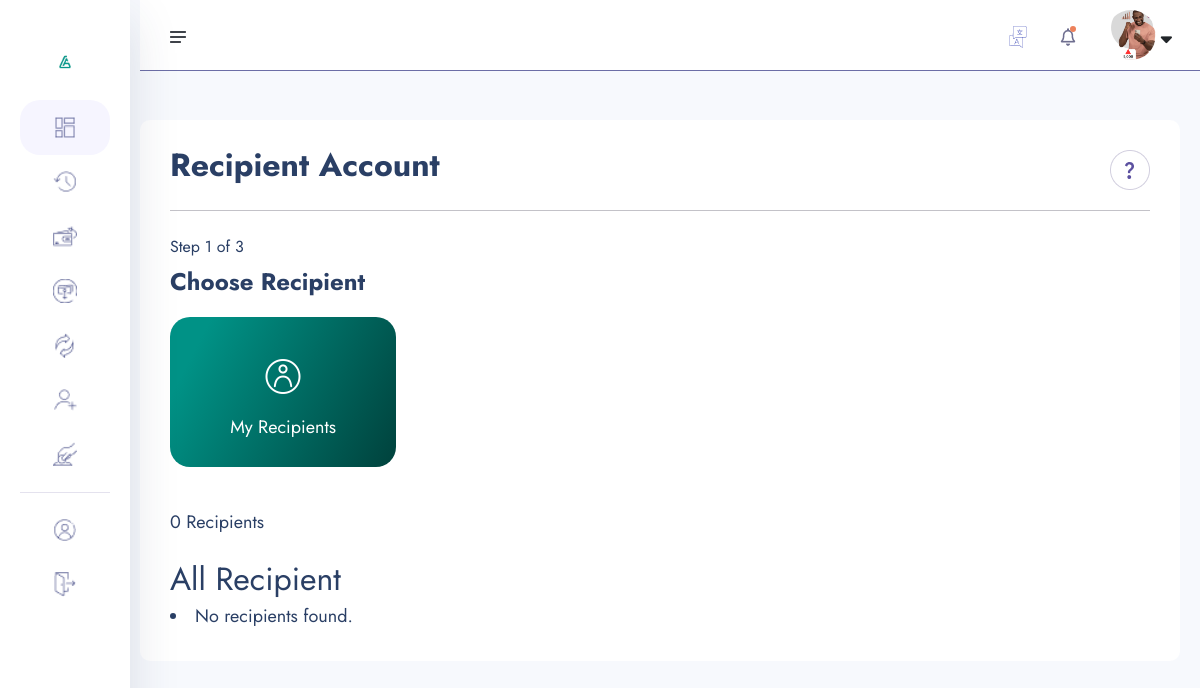
The app's page /recipient/ (signed in), older data.
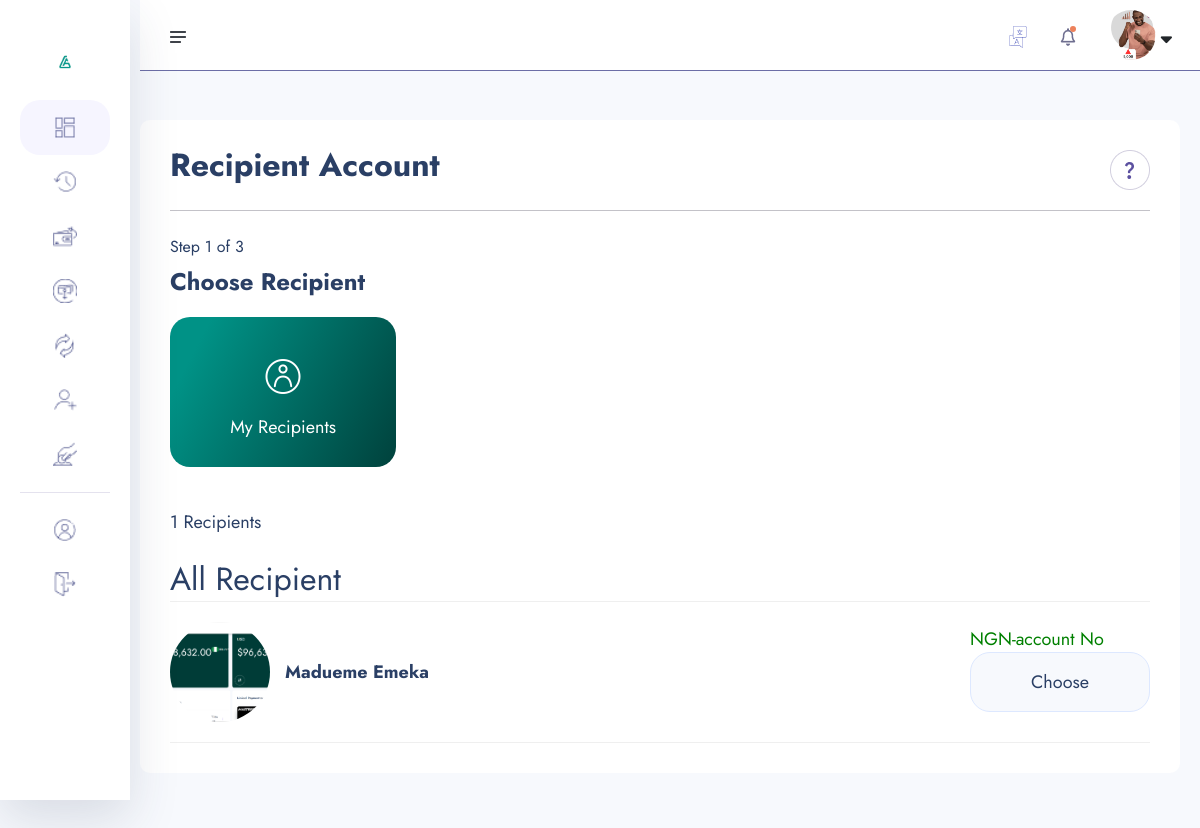
The same page, newer data.
### core/models.py (models this page shows, shortened)
class Recipient(models.Model):
    user = models.ForeignKey(User, on_delete=models.SET_NULL, null=True)
    kyc = models.ForeignKey('account.KYC', on_delete=models.CASCADE, null=True, blank=True)  # Add this line
    full_name = models.CharField(max_length=100, default=0)
    rit = ShortUUIDField(length=10, max_length=25)
    r_number = ShortUUIDField(default=0, length=10, max_length=25)
    date = models.DateTimeField(auto_now_add=True)
    account_type = models.CharField(max_length=10, choices=[('USD', 'Dollar'), ('NGN', 'Naira')], default='NGN')
    class Meta:
        unique_together = ('kyc', 'account_type')

### account/models.py (models this page shows, shortened)
class KYC(models.Model):
    id = models.UUIDField(primary_key=True, unique=True, default=uuid.uuid4, editable=False)
    user = models.OneToOneField(User, on_delete=models.CASCADE)
    account = models.OneToOneField(Account, on_delete=models.CASCADE, null=True, blank=True)
    full_name = models.CharField(max_length=1000)
    image = models.ImageField(upload_to="kyc", default="default.jpg")
    marital_status = models.CharField(choices=MARITAL_STATUS, max_length=10)
    gender = models.CharField(choices=GENDER, max_length=10)
    identity_type = models.CharField(choices=IDENTITY_TYPE, max_length=140)
    identity_image = models.ImageField(upload_to="kyc", null=True, blank=True)
    date_of_birth = models.DateTimeField(auto_now_add=False)
    country = models.CharField(max_length=100)
    state = models.CharField(max_length=100)
    city = models.CharField(max_length=100)
    mobile = models.CharField(max_length=1000)
    bvn = models.CharField(max_length=10)
    date = models.DateTimeField(auto_now_add=True)
    class Meta:
        ordering = ['-date']

### core/transfer.py (the view)
# urls.py: path("recipient/", transfer.recipient, name="recipient" ),
def recipient(request):
    if not request.user.is_authenticated:
        return redirect('login')  # Redirect to login page if user is not authenticated
    recipients = Recipient.objects.filter(user=request.user).select_related('user__kyc')
    context = {
        "recipient": recipients
    }
    return render(request, "transfer/recipient.html", context)

### core/context_processor.py (called while the page is built)
def default(request):
    if not request.user.is_authenticated:
        return {}
    try:
        kyc = KYC.objects.get(user=request.user)
    except KYC.DoesNotExist:
        kyc = None
    try:
        account = Account.objects.get(user=request.user)
    except Account.DoesNotExist:
        account = None
    try:
        notifications = Notification.objects.filter(user=request.user).order_by("-id")[:10]
    except:
        notifications = None
    return {
        "kyc": kyc,
        "account": account,
        "notifications":notifications,
    }

### templates/transfer/recipient.html
{% extends "include/dashboard-base.html" %}
{% load static %}
{% block content %}
    <section class="dashboard-section body-collapse pay step">
        <div class="overlay pt-120">
            <div class="container-fruid">
                <div class="main-content">
                    <div class="head-area d-flex align-items-center justify-content-between">
                        <h4>Recipient Account</h4>
                        <div class="icon-area">
                            <img src="{% static 'assets1/images/icon/support-icon.png' %}" alt="icon">
                        </div>
                    </div>
                    <div class="choose-recipient">
                        <div class="step-area">
                            <span class="mdr">Step 1 of 3</span>
                            <h5>Choose Recipient</h5>
                        </div>
                        <div class="recipient-list">
                            <button class="my-recipients active">
                                <span class="icon-area">
                                    <i class="icon-f-user"></i>
                                </span>
                                <span>My Recipients</span>
                            </button>
                        </div>
                        <p class="recipients-item">{{ recipient.count }} Recipients</p><br>
                    </div>
                    <h4>All Recipient</h4>
                    {% for r in recipient %}
                    <div class="user-select">
                        <div class="single-user">
                            <div class="left d-flex align-items-center">
                                <div class="img-area">
                                    <img src="{{ r.kyc.image.url }}" style="width: 100px; height: 100px; border-radius: 50%; object-fit: cover;"  alt="image">
                                </div>
                                <div class="text-area">
                                    <p>{{ r.full_name|title }}</p>
                                </div>
                            </div>
                            <div class="right">
                                {% if r.account_type == 'USD' %}
                                <h6 style="color: red;">USD-account No</h6>
                                <a href="{% url 'core:amount-dollar-transfer' r.r_number  %}">Choose</a>
                                {% elif r.account_type == 'NGN' %}
                                <h6 style="color: GREEN;">NGN-account No</h6>
                                <a href="{% url 'core:amount-transfer' r.r_number  %}">Choose</a>
                                {% endif %}
                            </div>
                        </div>
                    </div>
                    {% empty %}
                <li>No recipients found.</li>
            {% endfor %}
                </div>
            </div>
        </div>
    </section>
{% endblock content %}

Row changes from the older to the newer data that the page shows:
now on this page (row edited): Recipient: kyc.image (picture), full_name "Madueme Emeka", account_type "NGN-account No"
Text that changed along with them:
{{ recipient.count }}: "0" → "1"
text no longer shown: "No recipients found."
